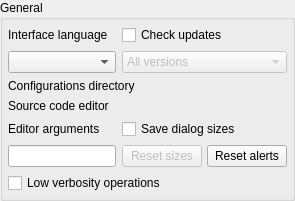
       <widget class="QGroupBox" name="general_gb">
        <property name="sizePolicy">
         <sizepolicy hsizetype="Expanding" vsizetype="Preferred">
          <horstretch>0</horstretch>
          <verstretch>0</verstretch>
         </sizepolicy>
        </property>
        <property name="minimumSize">
         <size>
          <width>0</width>
          <height>0</height>
         </size>
        </property>
        <property name="title">
         <string>General</string>
        </property>
        <property name="flat">
         <bool>false</bool>
        </property>
        <layout class="QGridLayout" name="gridLayout_8">
         <property name="leftMargin">
          <number>5</number>
         </property>
         <property name="topMargin">
          <number>5</number>
         </property>
         <property name="rightMargin">
          <number>5</number>
         </property>
         <property name="bottomMargin">
          <number>5</number>
         </property>
         <item row="2" column="0" colspan="2">
          <layout class="QVBoxLayout" name="source_editor_lt">
           <item>
            <widget class="QLabel" name="label_3">
             <property name="text">
              <string>Source code editor</string>
             </property>
            </widget>
           </item>
          </layout>
         </item>
         <item row="0" column="1">
          <layout class="QVBoxLayout" name="verticalLayout_2">
           <item>
            <widget class="QCheckBox" name="check_update_chk">
             <property name="sizePolicy">
              <sizepolicy hsizetype="Preferred" vsizetype="Fixed">
               <horstretch>0</horstretch>
               <verstretch>0</verstretch>
              </sizepolicy>
             </property>
             <property name="toolTip">
              <string>Check for new version on server at startup</string>
             </property>
             <property name="text">
              <string>Check updates</string>
             </property>
             <property name="checked">
              <bool>false</bool>
             </property>
            </widget>
           </item>
           <item>
            <widget class="QComboBox" name="check_versions_cmb">
             <property name="enabled">
              <bool>false</bool>
             </property>
             <property name="sizePolicy">
              <sizepolicy hsizetype="Preferred" vsizetype="Fixed">
               <horstretch>0</horstretch>
               <verstretch>0</verstretch>
              </sizepolicy>
             </property>
             <property name="iconSize">
              <size>
               <width>28</width>
               <height>28</height>
              </size>
             </property>
             <item>
              <property name="text">
               <string>All versions</string>
              </property>
             </item>
             <item>
              <property name="text">
               <string>Stable and beta versions</string>
              </property>
             </item>
             <item>
              <property name="text">
               <string>Stable version only</string>
              </property>
             </item>
            </widget>
           </item>
          </layout>
         </item>
         <item row="4" column="0" colspan="2">
          <widget class="QCheckBox" name="low_verbosity_chk">
           <property name="sizePolicy">
            <sizepolicy hsizetype="Expanding" vsizetype="Fixed">
             <horstretch>0</horstretch>
             <verstretch>0</verstretch>
            </sizepolicy>
           </property>
           <property name="toolTip">
            <string>&lt;p&gt;Reduces the verbosity by displaying only key info messages and errors. This option causes less rendering operations when displaying progress messages and, as a consequence, it makes processes run faster.&lt;/p&gt;</string>
           </property>
           <property name="statusTip">
            <string/>
           </property>
           <property name="text">
            <string>Low verbosity operations</string>
           </property>
          </widget>
         </item>
         <item row="1" column="0" colspan="2">
          <layout class="QVBoxLayout" name="confs_dir_lt">
           <item>
            <widget class="QLabel" name="label_2">
             <property name="text">
              <string>Configurations directory</string>
             </property>
            </widget>
           </item>
          </layout>
         </item>
         <item row="0" column="0">
          <layout class="QVBoxLayout" name="ui_lang_lt">
           <item>
            <widget class="QLabel" name="label_5">
             <property name="text">
              <string>Interface language</string>
             </property>
             <property name="buddy">
              <cstring>custom_page_sz_grp</cstring>
             </property>
            </widget>
           </item>
           <item>
            <widget class="QComboBox" name="ui_language_cmb">
             <property name="toolTip">
              <string>Overrides the default user interface language defined by the system. Requires restarting the application. &lt;strong&gt;NOTE:&lt;/strong&gt; UI translations are AI-generated and have not yet been revised by a human, so typos or mistakes can be reported through the project's support channels.</string>
             </property>
             <property name="statusTip">
              <string/>
             </property>
             <property name="sizeAdjustPolicy">
              <enum>QComboBox::SizeAdjustPolicy::AdjustToContentsOnFirstShow</enum>
             </property>
             <property name="iconSize">
              <size>
               <width>28</width>
               <height>28</height>
              </size>
             </property>
            </widget>
           </item>
          </layout>
         </item>
         <item row="3" column="1">
          <layout class="QVBoxLayout" name="verticalLayout">
           <item>
            <widget class="QCheckBox" name="save_restore_geometry_chk">
             <property name="sizePolicy">
              <sizepolicy hsizetype="Preferred" vsizetype="Fixed">
               <horstretch>0</horstretch>
               <verstretch>0</verstretch>
              </sizepolicy>
             </property>
             <property name="text">
              <string>Save dialog sizes</string>
             </property>
            </widget>
           </item>
           <item>
            <layout class="QHBoxLayout" name="horizontalLayout_6">
             <property name="spacing">
              <number>5</number>
             </property>
             <item>
              <widget class="QPushButton" name="reset_sizes_btn">
               <property name="enabled">
                <bool>false</bool>
               </property>
               <property name="sizePolicy">
                <sizepolicy hsizetype="Fixed" vsizetype="Preferred">
                 <horstretch>0</horstretch>
                 <verstretch>0</verstretch>
                </sizepolicy>
               </property>
               <property name="maximumSize">
                <size>
                 <width>16777215</width>
                 <height>16777215</height>
                </size>
               </property>
               <property name="focusPolicy">
                <enum>Qt::FocusPolicy::StrongFocus</enum>
               </property>
               <property name="toolTip">
                <string>Reset the dialogs sizes and positions to their default values.</string>
               </property>
               <property name="text">
                <string>Reset sizes</string>
               </property>
               <property name="icon">
                <iconset resource="../../res/resources.qrc">
                 <normaloff>:/icons/icons/resetsizes.png</normaloff>:/icons/icons/resetsizes.png</iconset>
               </property>
               <property name="iconSize">
                <size>
                 <width>25</width>
                 <height>25</height>
                </size>
               </property>
              </widget>
             </item>
             <item>
              <widget class="QPushButton" name="reset_alerts_choices_btn">
               <property name="enabled">
                <bool>true</bool>
               </property>
               <property name="sizePolicy">
                <sizepolicy hsizetype="Fixed" vsizetype="Preferred">
                 <horstretch>0</horstretch>
                 <verstretch>0</verstretch>
                </sizepolicy>
               </property>
               <property name="maximumSize">
                <size>
                 <width>16777215</width>
                 <height>16777215</height>
                </size>
               </property>
               <property name="focusPolicy">
                <enum>Qt::FocusPolicy::StrongFocus</enum>
               </property>
               <property name="toolTip">
                <string>&lt;p&gt;Reset alert statuses/choices regarding the unsaved models, the open SQL execution tabs, and the usage of the disambiguation convention for duplicated object names.&lt;/p&gt;</string>
               </property>
               <property name="text">
                <string>Reset alerts</string>
               </property>
               <property name="icon">
                <iconset resource="../../res/resources.qrc">
                 <normaloff>:/icons/icons/resetalerts.png</normaloff>:/icons/icons/resetalerts.png</iconset>
               </property>
               <property name="iconSize">
                <size>
                 <width>25</width>
                 <height>25</height>
                </size>
               </property>
              </widget>
             </item>
            </layout>
           </item>
          </layout>
         </item>
         <item row="3" column="0">
          <layout class="QVBoxLayout" name="editor_args_lt">
           <item>
            <widget class="QLabel" name="label_4">
             <property name="text">
              <string>Editor arguments</string>
             </property>
            </widget>
           </item>
           <item>
            <widget class="QLineEdit" name="source_editor_args_edt">
             <property name="sizePolicy">
              <sizepolicy hsizetype="Preferred" vsizetype="Fixed">
               <horstretch>0</horstretch>
               <verstretch>0</verstretch>
              </sizepolicy>
             </property>
             <property name="toolTip">
              <string/>
             </property>
             <property name="readOnly">
              <bool>false</bool>
             </property>
             <property name="clearButtonEnabled">
              <bool>true</bool>
             </property>
            </widget>
           </item>
          </layout>
         </item>
        </layout>
       </widget>
